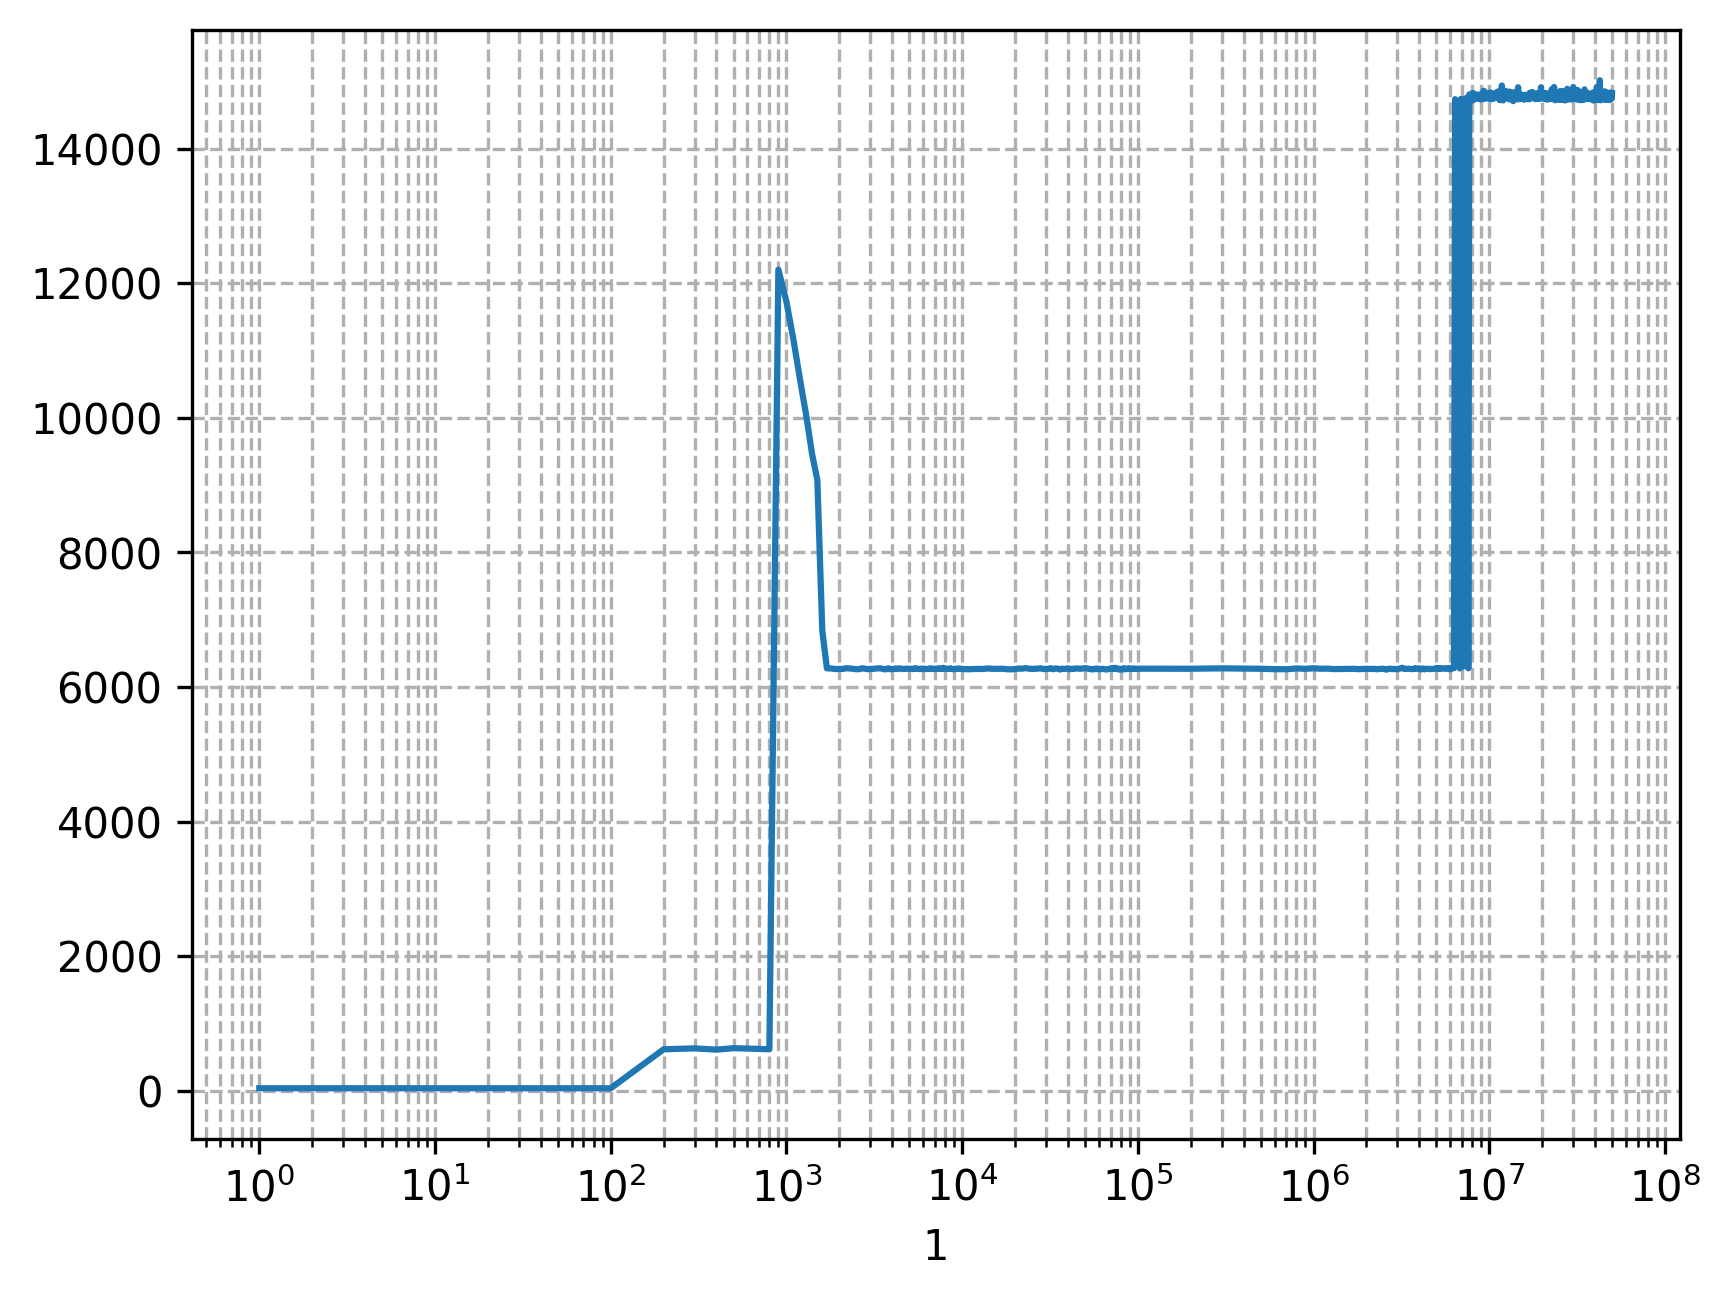

Here is the Python script that generated this plot:
import pandas as pd
import matplotlib.pyplot as plt

# Load the CSV file
#df = pd.read_csv("20250320_23:49.csv")
df = pd.read_csv("data.csv")

# Assuming the columns are unnamed, or named generically like 'A', 'B':
# If you know the column names, use them directly instead of df.columns[0] and df.columns[1]
grouped = df.groupby(df.columns[0])[df.columns[1]].median()

# Plotting
grouped.plot(kind='line')
plt.xscale("log")
plt.grid(True, which='both', linestyle='--')
#plt.show()
plt.savefig("plot.png", dpi=300, bbox_inches='tight')
